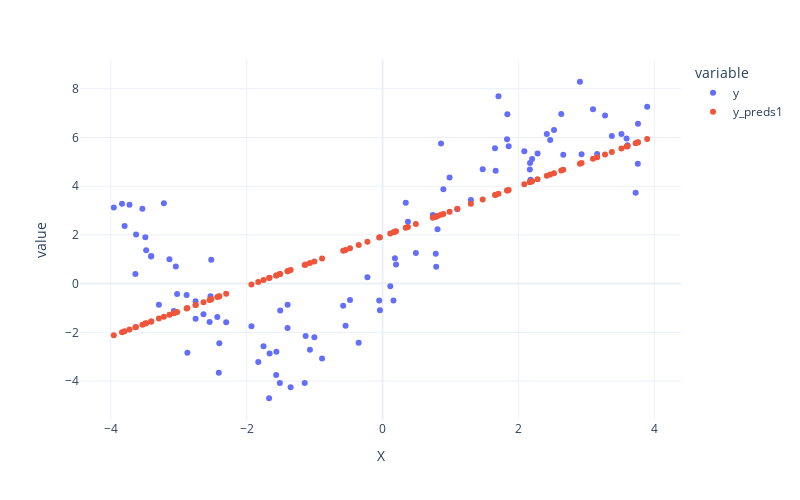

Source (notebook cell):
### Code cell
color = "y_preds1"

plot = px.scatter(data_frame=train,
                  x = "X",
                  y = ["y", "y_preds1"],
                  #color=color,
                  #color_continuous_scale="viridis",
                  #trendline='ols', 
                  height=500,
                  width=800,
                  template ="plotly_white")

#plot.add_traces()

plot.show()
